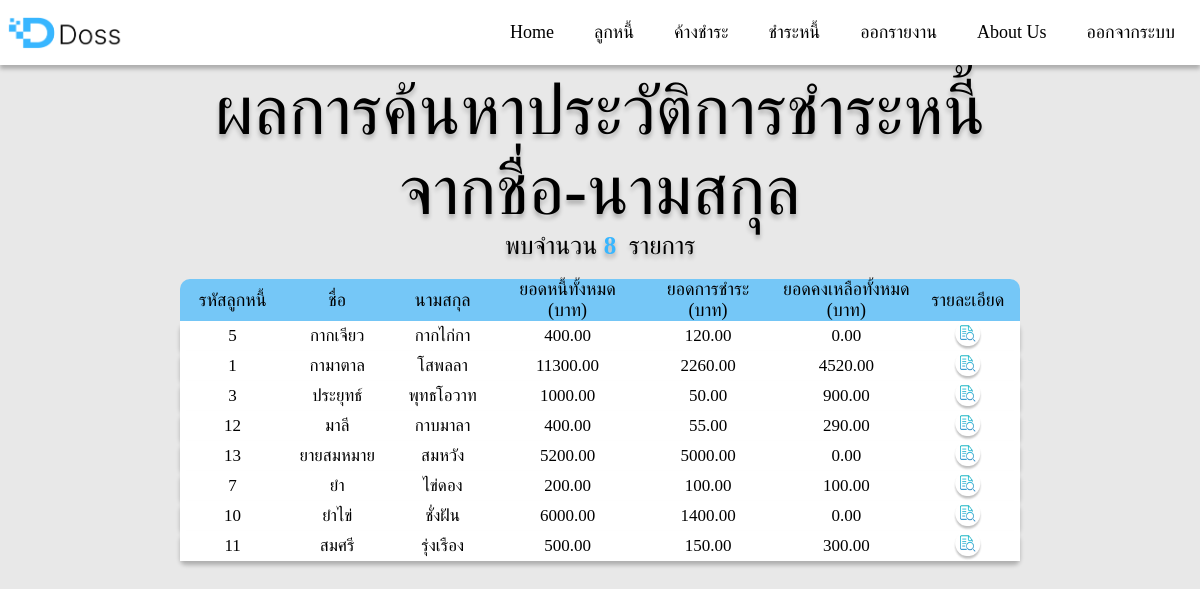
The page /doss/payment_result_name.php (signed in) on the database its author committed.
### tables this page shows
CREATE TABLE `debtor` (
  `debtorID` int(3) NOT NULL COMMENT 'รหัสลูกหนี้',
  `FirstName` varchar(100) NOT NULL COMMENT 'ชื่อ',
  `LastName` varchar(100) NOT NULL COMMENT 'นามสกุล',
  `Addr` text NOT NULL COMMENT 'ที่อยู่',
  `tell` varchar(10) NOT NULL COMMENT 'เบอร์โทร'
);

### doss/payment_result_name.php (the view, shortened to what this page needs)
<?php require_once('Connections/doss.php'); ?>
<?php
if (!function_exists("GetSQLValueString")) {
function GetSQLValueString($theValue, $theType, $theDefinedValue = "", $theNotDefinedValue = "")
{
  $theValue = function_exists("mysql_real_escape_string") ? mysql_real_escape_string($theValue) : mysql_escape_string($theValue);
  switch ($theType) {
    case "text":
      $theValue = ($theValue != "") ? "'" . $theValue . "'" : "NULL";
      break;
  }
  return $theValue;
}
}
$colname_Rec_debtor = "-1";
if (isset($_POST['textsearch2'])) {
  $colname_Rec_debtor = $_POST['textsearch2'];
} else {
  $colname_Rec_debtor ="";
}
$query1 = sprintf("SELECT paydebt.payDate,debtor.debtorID, debtor.FirstName, debtor.LastName,SUM(receipt.receiptOwe) AS 'total_owe',SUM(paydebt.amount) AS 'total_pay',SUM(receipt.receiptLeft) AS 'total_left'
FROM paydebt, debtor, receipt
WHERE paydebt.receiptID = receipt.receiptID AND receipt.debtorID = debtor.debtorID AND (debtor.FirstName LIKE %s OR debtor.LastName LIKE %s)
GROUP BY debtor.FirstName,debtor.LastName
ORDER BY debtor.FirstName, debtor.LastName DESC",
GetSQLValueString("%" . $colname_Rec_debtor . "%", "text"),
GetSQLValueString("%" . $colname_Rec_debtor . "%", "text"));
$Rec_debtor1 = mysql_query($query1, $doss) or die(mysql_error());
$row_Rec_debtor1 = mysql_fetch_assoc($Rec_debtor1);
if (isset($_GET['totalRows_Rec_debtor'])) {
  $totalRows_Rec_debtor = $_GET['totalRows_Rec_debtor'];
} else {
  $all_Rec_debtor = mysql_query($query1);
  $totalRows_Rec_debtor = mysql_num_rows($all_Rec_debtor);
}
$logoutAction = $_SERVER['PHP_SELF']."?doLogout=true";
?>
<!DOCTYPE html PUBLIC "-//W3C//DTD XHTML 1.0 Transitional//EN" "http://www.w3.org/TR/xhtml1/DTD/xhtml1-transitional.dtd">
<html xmlns="http://www.w3.org/1999/xhtml">
<head>
<link href="css/navisbar.css" rel="stylesheet" type="text/css" />
<link href="css/payment_result.css" rel="stylesheet" type="text/css"/>
</head>
<body>
<nav>
  <div class="wrapper">
    <div class="logo"><a href="home.php"><img src="img/logo.png" style="width: 120px; height: 33px; align-items: center;"></a></div>
    <ul class="nav-links">
      <li><a href="home.php">Home</a></li>
      <li>
        <a class="desktop-item">ลูกหนี้</a>
      </li>
      <li>
        <a class="desktop-item">ค้างชำระ</a>
      </li>
      <li>
        <a class="desktop-item">ชำระหนี้</a>
      </li>
      <li>
        <a class="desktop-item">ออกรายงาน</a>
      </li>
      <li><a href="about_us.php">About Us</a></li>
      <li><a href="<?php echo $logoutAction ?>">ออกจากระบบ</a></li>
    </ul>
  </div>
</nav>
<p>&nbsp;</p>
<p>&nbsp;</p>
<p>&nbsp;</p>
<p>&nbsp;</p>
<center>
<h1>ผลการค้นหาประวัติการชำระหนี้<br>จากชื่อ-นามสกุล</td></h1>
<font class="text">พบจำนวน&nbsp;<b><?php echo $totalRows_Rec_debtor ?> &nbsp;</b>รายการ</font>
<p>&nbsp;</p>
<table class="table_detail">
        <tr class="tr_head2">
        <td width="200">รหัสลูกหนี้</td>
        <td width="170" align="center">ชื่อ</td>
        <td width="170" align="center">นามสกุล</td>
        <td width="240" align="center">ยอดหนี้ทั้งหมด<br>(บาท)</td>
        <td width="240" align="center">ยอดการชำระ<br>(บาท)</td>
        <td width="240" align="center">ยอดคงเหลือทั้งหมด<br>(บาท)</td>
        <td width="172" align="center">รายละเอียด</td>
        </tr>
        <?php do { ?>
    <tr class="tr_center">
        <td><?php echo $row_Rec_debtor1['debtorID']; ?></td>
        <td><?php echo $row_Rec_debtor1['FirstName']; ?></td>
        <td><?php echo $row_Rec_debtor1['LastName']; ?></td>
        <td><?php echo $row_Rec_debtor1['total_owe']; ?></td>
        <td><?php echo $row_Rec_debtor1['total_pay']; ?></td>
        <td><?php echo $row_Rec_debtor1['total_left']; ?></td>
        <td><a href="payment_history.php?cid=<?php echo $row_Rec_debtor1['debtorID']; ?>"><img src="img/detail.png"</a></td>
    </tr>
    <?php } while ($row_Rec_debtor1 = mysql_fetch_assoc($Rec_debtor1)); ?>
    </table></td>
</center>
</body>
</html>

### doss/css/navisbar.css (style rules this page uses)
* { margin: 0; padding: 0; box-sizing: border-box; font-family: 'LINE Seed Sans TH'; }
nav { position: fixed; z-index: 99; width: 100%; height: 65px; background: #FFF; box-shadow: 0px 4px 4px 0px rgba(0, 0, 0, 0.25); margin: 0; padding: 0; box-sizing: border-box; font-family: 'LINE Seed Sans TH'; }
nav .wrapper { position: relative; max-width: 1350px; padding: 0px 5px; height: 65px; line-height: 70px; margin: auto; display: flex; align-items: center; justify-content: space-between; }
.wrapper .logo a { color: #f2f2f2; font-size: 60px; font-weight: 600; text-decoration: none; }
.wrapper .nav-links { display: inline-flex; }
.nav-links li { list-style: none; }
.nav-links li a { color: #000000; text-decoration: none; font-size: 18px; font-weight: 500; padding: 21px 20px; border-radius: 3px; transition: all 0.2s ease; }

### doss/css/payment_result.css (style rules this page uses)
body { font-family: 'LINE Seed Sans TH'; margin: 0 auto; background: #E8E8E8; }
table { width: 70%; height: 100px; text-align: center; flex-shrink: 0; border-radius: 10px; background: rgba(56, 182, 255, 0.65); }
b { color:#38B6FF; }
h1 { color: #000; text-shadow: 0px 4px 4px rgba(0, 0, 0, 0.25); font-size: 69px; font-family: 'LINE Seed Sans TH'; font-weight: 310; line-height: normal; text-align: center; }
.text { color: #000; text-shadow: 0px 4px 4px rgba(0, 0, 0, 0.25); font-size: 25px; font-family: 'LINE Seed Sans TH'; font-weight: 310; line-height: normal; text-align: center; }
.table_detail { width: 70%; height: 100px; text-align:left; border-radius: 10px; border-collapse: collapse; }
.tr_head2 { color: #000000; text-align: center; border-radius: 10px; height: 40px; font-size: 18px; border-collapse: collapse; border-color: rgb(23, 23, 23); }
.tr_center { color: #000000; text-align: center; border-radius: 10px; font-size: 17px; border-radius: 6px; background: #ffffff; box-shadow: 0px 4px 4px 0px rgba(0, 0, 0, 0.25); }
img { width: 30px; height: 30px; }

### rows shown on the page
debtor: debtorID "5", FirstName "กากเจียว", LastName "กากไก่กา", total_owe "400.00", total_pay "120.00", total_left "0.00"
debtor: debtorID "1", FirstName "กามาตาล", LastName "โสพลลา", total_owe "11300.00", total_pay "2260.00", total_left "4520.00"
debtor: debtorID "3", FirstName "ประยุทธ์", LastName "พุทธโอวาท", total_owe "1000.00", total_pay "50.00", total_left "900.00"
debtor: debtorID "12", FirstName "มาลี", LastName "กาบมาลา", total_owe "400.00", total_pay "55.00", total_left "290.00"
debtor: debtorID "13", FirstName "ยายสมหมาย", LastName "สมหวัง", total_owe "5200.00", total_pay "5000.00", total_left "0.00"
debtor: debtorID "7", FirstName "ยำ", LastName "ไข่ดอง", total_owe "200.00", total_pay "100.00", total_left "100.00"
debtor: debtorID "10", FirstName "ยำไข่", LastName "ชั่งฝัน", total_owe "6000.00", total_pay "1400.00", total_left "0.00"
debtor: debtorID "11", FirstName "สมศรี", LastName "รุ่งเรือง", total_owe "500.00", total_pay "150.00", total_left "300.00"

### other values the page prints
$totalRows_Rec_debtor "8"
